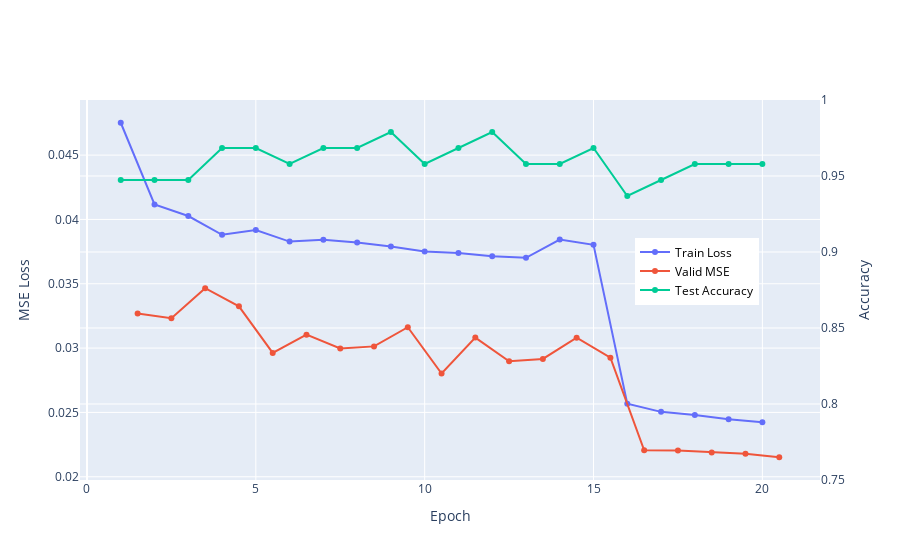

Write notebook code for a chart like this one.
### Code cell
def plot_training_history(model_name = "mean_256", trained_epoches = 20):
    epoches = list(range(1, trained_epoches + 1))
    train_losses = []
    test_losses = []
    test_accs = []
    for epoch in range(1, trained_epoches+1):
        checkpoint = torch.load(MODEL_PATH / f"model_{model_name}_epoch{epoch}.pth")
        train_losses.append(checkpoint["train_mse"])
        test_losses.append(checkpoint["valid_mse"])
        test_accs.append(checkpoint["test_acc"])
    
    trace1 = go.Scatter(
        x = epoches,
        y = train_losses,
        name= "Train Loss",
        xaxis='x',
        yaxis='y1',
        mode='lines+markers'
    )
    trace2 = go.Scatter(
        x = [epoch + 0.5 for epoch in epoches],
        y = test_losses,
        name= "Valid MSE",
        xaxis='x', 
        yaxis='y1',
        mode='lines+markers'
    )
    trace3 = go.Scatter(
        x = epoches,
        y = test_accs,
        name='Test Accuracy',
        xaxis='x', 
        yaxis='y2',
        mode='lines+markers'
    )
    
    data = [trace1, trace2, trace3]
    layout = go.Layout(
        yaxis2=dict(overlaying = 'y', side = 'right', title = "Accuracy", range = [0.75, 1.0]),
        yaxis1=dict(title = "MSE Loss"),
        xaxis = dict(title = "Epoch"),
        legend=dict(x=0.75, y=0.55, font=dict(size=12, color="black"))
    )
    
    fig = go.Figure(data=data, layout=layout)
    fig.show()

plot_training_history("pair_bos_256", 20)

### Figure 1 — Plotly figure (JSON) as saved in the notebook; plotly's stock layout.template omitted (floating-point values rounded to 4 significant figures)
{"data": [{"mode": "lines+markers", "name": "Train Loss", "type": "scatter", "x": [1, 2, 3, 4, 5, 6, 7, 8, 9, 10, 11, 12, 13, 14, 15, 16, 17, 18, 19, 20], "xaxis": "x", "y": [0.04752, 0.04117, 0.04027, 0.03881, 0.03918, 0.03828, 0.03842, 0.03821, 0.03789, 0.03752, 0.03739, 0.03714, 0.03701, 0.03843, 0.03803, 0.02567, 0.02504, 0.02481, 0.02447, 0.02423], "yaxis": "y"}, {"mode": "lines+markers", "name": "Valid MSE", "type": "scatter", "x": [1.5, 2.5, 3.5, 4.5, 5.5, 6.5, 7.5, 8.5, 9.5, 10.5, 11.5, 12.5, 13.5, 14.5, 15.5, 16.5, 17.5, 18.5, 19.5, 20.5], "xaxis": "x", "y": [0.03269, 0.03232, 0.03466, 0.03325, 0.02963, 0.03104, 0.02997, 0.03013, 0.03162, 0.02803, 0.03082, 0.02898, 0.02916, 0.03081, 0.02925, 0.02206, 0.02204, 0.02189, 0.02178, 0.02152], "yaxis": "y"}, {"mode": "lines+markers", "name": "Test Accuracy", "type": "scatter", "x": [1, 2, 3, 4, 5, 6, 7, 8, 9, 10, 11, 12, 13, 14, 15, 16, 17, 18, 19, 20], "xaxis": "x", "y": [0.9474, 0.9474, 0.9474, 0.9684, 0.9684, 0.9579, 0.9684, 0.9684, 0.9789, 0.9579, 0.9684, 0.9789, 0.9579, 0.9579, 0.9684, 0.9368, 0.9474, 0.9579, 0.9579, 0.9579], "yaxis": "y2"}], "layout": {"legend": {"font": {"color": "black", "size": 12}, "x": 0.75, "y": 0.55}, "xaxis": {"title": {"text": "Epoch"}}, "yaxis": {"title": {"text": "MSE Loss"}}, "yaxis2": {"overlaying": "y", "range": [0.75, 1], "side": "right", "title": {"text": "Accuracy"}}}}
